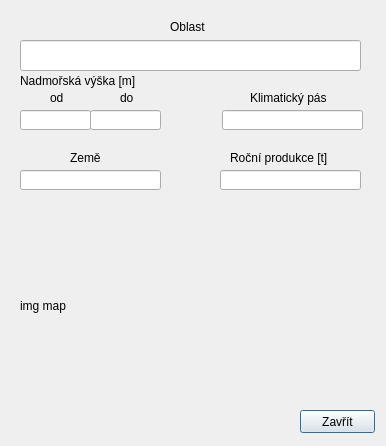
<?xml version="1.0" encoding="UTF-8"?>
<ui version="4.0">
 <class>place_extract</class>
 <widget class="QDialog" name="place_extract">
  <property name="geometry">
   <rect>
    <x>0</x>
    <y>0</y>
    <width>386</width>
    <height>446</height>
   </rect>
  </property>
  <property name="windowTitle">
   <string>Dialog</string>
  </property>
  <widget class="QPushButton" name="close">
   <property name="geometry">
    <rect>
     <x>300</x>
     <y>410</y>
     <width>75</width>
     <height>23</height>
    </rect>
   </property>
   <property name="text">
    <string>Zavřít</string>
   </property>
  </widget>
  <widget class="QLineEdit" name="lineEdit_place">
   <property name="geometry">
    <rect>
     <x>20</x>
     <y>40</y>
     <width>341</width>
     <height>31</height>
    </rect>
   </property>
   <property name="readOnly">
    <bool>true</bool>
   </property>
  </widget>
  <widget class="QLabel" name="label">
   <property name="geometry">
    <rect>
     <x>170</x>
     <y>20</y>
     <width>47</width>
     <height>13</height>
    </rect>
   </property>
   <property name="text">
    <string>Oblast</string>
   </property>
  </widget>
  <widget class="QLineEdit" name="lineEdit_od">
   <property name="geometry">
    <rect>
     <x>20</x>
     <y>110</y>
     <width>71</width>
     <height>20</height>
    </rect>
   </property>
   <property name="readOnly">
    <bool>true</bool>
   </property>
  </widget>
  <widget class="QLineEdit" name="lineEdit_clima">
   <property name="geometry">
    <rect>
     <x>222</x>
     <y>110</y>
     <width>141</width>
     <height>20</height>
    </rect>
   </property>
   <property name="readOnly">
    <bool>true</bool>
   </property>
  </widget>
  <widget class="QLineEdit" name="lineEdit_country">
   <property name="geometry">
    <rect>
     <x>20</x>
     <y>170</y>
     <width>141</width>
     <height>20</height>
    </rect>
   </property>
   <property name="readOnly">
    <bool>true</bool>
   </property>
  </widget>
  <widget class="QLineEdit" name="lineEdit_do">
   <property name="geometry">
    <rect>
     <x>90</x>
     <y>110</y>
     <width>71</width>
     <height>20</height>
    </rect>
   </property>
   <property name="readOnly">
    <bool>true</bool>
   </property>
  </widget>
  <widget class="QLineEdit" name="lineEdit_production">
   <property name="geometry">
    <rect>
     <x>220</x>
     <y>170</y>
     <width>141</width>
     <height>20</height>
    </rect>
   </property>
   <property name="readOnly">
    <bool>true</bool>
   </property>
   <property name="clearButtonEnabled">
    <bool>false</bool>
   </property>
  </widget>
  <widget class="QLabel" name="label_2">
   <property name="geometry">
    <rect>
     <x>20</x>
     <y>70</y>
     <width>141</width>
     <height>21</height>
    </rect>
   </property>
   <property name="text">
    <string>Nadmořská výška [m]</string>
   </property>
  </widget>
  <widget class="QLabel" name="label_3">
   <property name="geometry">
    <rect>
     <x>70</x>
     <y>150</y>
     <width>41</width>
     <height>16</height>
    </rect>
   </property>
   <property name="text">
    <string>Země</string>
   </property>
  </widget>
  <widget class="QLabel" name="label_4">
   <property name="geometry">
    <rect>
     <x>250</x>
     <y>90</y>
     <width>91</width>
     <height>16</height>
    </rect>
   </property>
   <property name="text">
    <string>Klimatický pás</string>
   </property>
  </widget>
  <widget class="QLabel" name="label_5">
   <property name="geometry">
    <rect>
     <x>230</x>
     <y>150</y>
     <width>121</width>
     <height>16</height>
    </rect>
   </property>
   <property name="text">
    <string>Roční produkce [t]</string>
   </property>
  </widget>
  <widget class="QLabel" name="label_6">
   <property name="geometry">
    <rect>
     <x>50</x>
     <y>90</y>
     <width>16</width>
     <height>16</height>
    </rect>
   </property>
   <property name="text">
    <string>od</string>
   </property>
  </widget>
  <widget class="QLabel" name="label_7">
   <property name="geometry">
    <rect>
     <x>120</x>
     <y>90</y>
     <width>16</width>
     <height>16</height>
    </rect>
   </property>
   <property name="text">
    <string>do</string>
   </property>
  </widget>
  <widget class="QLabel" name="label_map">
   <property name="geometry">
    <rect>
     <x>20</x>
     <y>210</y>
     <width>331</width>
     <height>191</height>
    </rect>
   </property>
   <property name="text">
    <string>img map</string>
   </property>
  </widget>
 </widget>
 <resources/>
 <connections/>
</ui>
